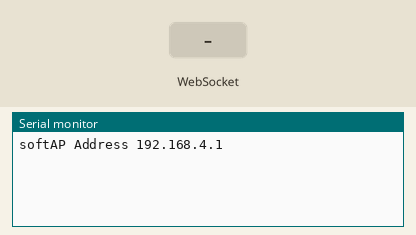
Simulated run of this sketch. Board: ESP32. On the bench: the last lines printed to the serial monitor. The inputs (shaded band) are chosen by the test bench. WiFi joins after 1.5 s; servers stay silent unless stated.

Above: at 2.7 s.
2.8 s: WebSocket text "1" received
At 3.5 s:
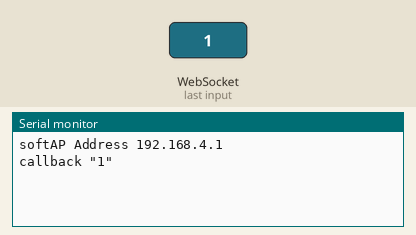
4.3 s: WebSocket text "0" received
At 5.5 s:
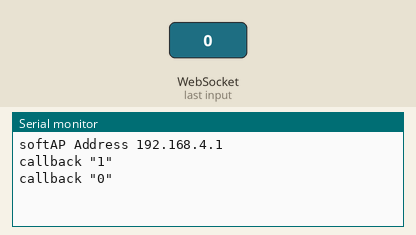
5.8 s: WebSocket text "2" received
At 6.9 s:
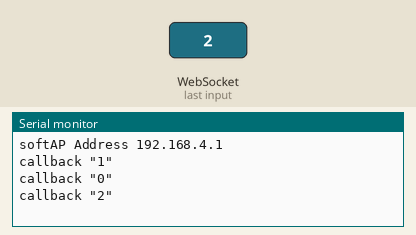

The sketch:

Listing_WebSockets_client_Table8-1.ino
```cpp
/*******************************************************************************
 * Sketch name: Transmit message to receiving ESP32
 * Description: Table 8-1
 * Created on:  February 2023
 * Author:      Neil Cameron
 * Book:        ESP32 Communication
 * Chapter :    8 - WebSocket, remote access and OTA
 ******************************************************************************/

#include <WebSocketsClient.h>
WebSocketsClient websocket;
char ssid[ ] = "login";
char password[ ] = "pass1234";
String TXmsg = "WebSocket message ";
unsigned long lag;
int count = 0;

void setup()
{
  Serial.begin(115200);
  WiFi.begin(ssid,password);
  while(WiFi.status() != WL_CONNECTED) delay(500);
  Serial.print("softAP Address ");
  Serial.println(WiFi.softAPIP());
  websocket.begin("192.168.4.1", 81, "/");
  websocket.onEvent(wsEvent);
}

void wsEvent(WStype_t type, uint8_t * RXmsg, size_t length)
{
  if(type == WStype_TEXT) Serial.printf("callback \"%s\" \n", RXmsg);
}

void loop()
{
  websocket.loop();
  if(millis() - lag > 2000)
  {
    count++;
    websocket.sendTXT(TXmsg +String(count) + " abc");
    lag = millis();
  }
}
```

Measured:
- after the input at 2.8 s, the serial monitor: prints a new line at once (image 1)
- after the input at 4.3 s, the serial monitor: prints a new line at once (image 2)
- after the input at 5.8 s, the serial monitor: prints a new line at once (image 3)
